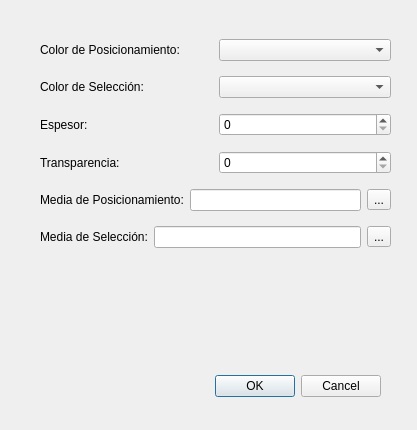
<?xml version="1.0" encoding="UTF-8"?>
<ui version="4.0">
 <class>EditFocusNavegation</class>
 <widget class="QDialog" name="EditFocusNavegation">
  <property name="geometry">
   <rect>
    <x>0</x>
    <y>0</y>
    <width>417</width>
    <height>430</height>
   </rect>
  </property>
  <property name="windowTitle">
   <string>Dialog</string>
  </property>
  <widget class="QDialogButtonBox" name="buttonBox">
   <property name="geometry">
    <rect>
     <x>40</x>
     <y>370</y>
     <width>341</width>
     <height>32</height>
    </rect>
   </property>
   <property name="orientation">
    <enum>Qt::Horizontal</enum>
   </property>
   <property name="standardButtons">
    <set>QDialogButtonBox::Cancel|QDialogButtonBox::Ok</set>
   </property>
  </widget>
  <widget class="QWidget" name="verticalLayoutWidget">
   <property name="geometry">
    <rect>
     <x>40</x>
     <y>30</y>
     <width>351</width>
     <height>231</height>
    </rect>
   </property>
   <layout class="QVBoxLayout" name="verticalLayout">
    <item>
     <layout class="QHBoxLayout" name="horizontalLayout">
      <item>
       <widget class="QLabel" name="label">
        <property name="text">
         <string>Color de Posicionamiento:</string>
        </property>
       </widget>
      </item>
      <item>
       <widget class="QComboBox" name="comboBox"/>
      </item>
     </layout>
    </item>
    <item>
     <layout class="QHBoxLayout" name="horizontalLayout_6">
      <item>
       <widget class="QLabel" name="label_6">
        <property name="text">
         <string>Color de Selección:</string>
        </property>
       </widget>
      </item>
      <item>
       <widget class="QComboBox" name="comboBox_2"/>
      </item>
     </layout>
    </item>
    <item>
     <layout class="QHBoxLayout" name="horizontalLayout_2">
      <item>
       <widget class="QLabel" name="label_2">
        <property name="text">
         <string>Espesor:</string>
        </property>
       </widget>
      </item>
      <item>
       <widget class="QSpinBox" name="spinBox"/>
      </item>
     </layout>
    </item>
    <item>
     <layout class="QHBoxLayout" name="horizontalLayout_3">
      <item>
       <widget class="QLabel" name="label_3">
        <property name="text">
         <string>Transparencia:</string>
        </property>
       </widget>
      </item>
      <item>
       <widget class="QSpinBox" name="spinBox_2"/>
      </item>
     </layout>
    </item>
    <item>
     <layout class="QHBoxLayout" name="horizontalLayout_4">
      <item>
       <widget class="QLabel" name="label_4">
        <property name="text">
         <string>Media de Posicionamiento:</string>
        </property>
       </widget>
      </item>
      <item>
       <widget class="QLineEdit" name="lineEdit"/>
      </item>
      <item>
       <widget class="QToolButton" name="toolButton">
        <property name="text">
         <string>...</string>
        </property>
       </widget>
      </item>
     </layout>
    </item>
    <item>
     <layout class="QHBoxLayout" name="horizontalLayout_5">
      <item>
       <widget class="QLabel" name="label_5">
        <property name="text">
         <string>Media de Selección:</string>
        </property>
       </widget>
      </item>
      <item>
       <widget class="QLineEdit" name="lineEdit_2"/>
      </item>
      <item>
       <widget class="QToolButton" name="toolButton_2">
        <property name="text">
         <string>...</string>
        </property>
       </widget>
      </item>
     </layout>
    </item>
   </layout>
  </widget>
 </widget>
 <resources/>
 <connections>
  <connection>
   <sender>buttonBox</sender>
   <signal>accepted()</signal>
   <receiver>EditFocusNavegation</receiver>
   <slot>accept()</slot>
   <hints>
    <hint type="sourcelabel">
     <x>248</x>
     <y>254</y>
    </hint>
    <hint type="destinationlabel">
     <x>157</x>
     <y>274</y>
    </hint>
   </hints>
  </connection>
  <connection>
   <sender>buttonBox</sender>
   <signal>rejected()</signal>
   <receiver>EditFocusNavegation</receiver>
   <slot>reject()</slot>
   <hints>
    <hint type="sourcelabel">
     <x>316</x>
     <y>260</y>
    </hint>
    <hint type="destinationlabel">
     <x>286</x>
     <y>274</y>
    </hint>
   </hints>
  </connection>
 </connections>
</ui>
